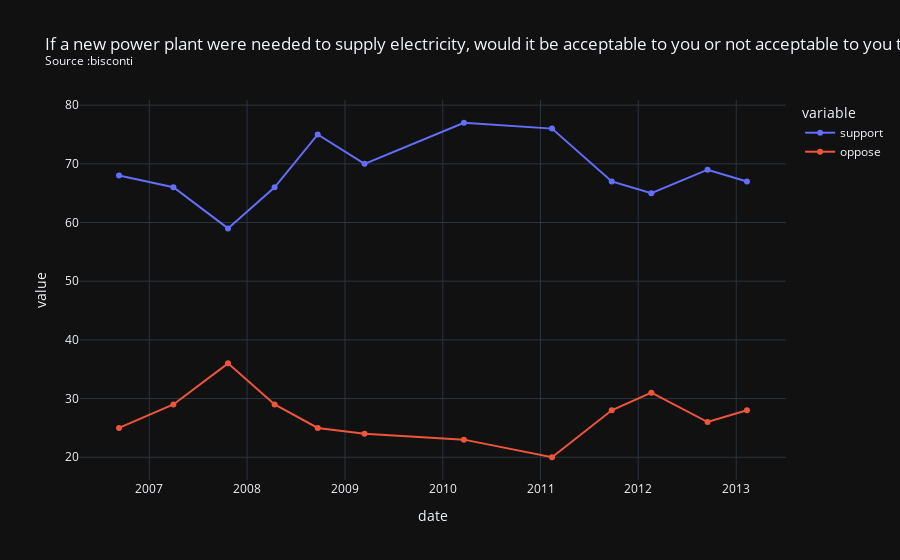

Source (notebook cell):
### Code cell
s4 = r"If a new power plant were needed to supply electricity, would it be acceptable to you or not acceptable to you to add a new reactor at the site of the nearest nuclear power plant that is already operating?"
df8 = df_date[df_date['question'].str.contains(s4)]
df8 = df8.sort_values(by=['date'])
source = df8['firm'].iloc[0]
title = s4 + "<br><sup>Source :" + source + "<sup>"
fig = px.line(df8, x="date", y=["support", "oppose"], title=title, markers=True, template='plotly_dark')
fig.show()

### Figure 1 — Plotly figure (JSON) as saved in the notebook; plotly's stock layout.template omitted (floating-point values rounded to 4 significant figures)
{"data": [{"hovertemplate": "variable=support<br>date=%{x}<br>value=%{y}<extra></extra>", "legendgroup": "support", "line": {"color": "#636efa", "dash": "solid"}, "marker": {"symbol": "circle"}, "mode": "markers+lines", "name": "support", "orientation": "v", "showlegend": true, "type": "scatter", "x": ["2006-09-10T00:00:00", "2007-04-01T00:00:00", "2007-10-22T00:00:00", "2008-04-13T00:00:00", "2008-09-21T00:00:00", "2009-03-15T00:00:00", "2010-03-21T00:00:00", "2011-02-13T00:00:00", "2011-09-24T00:00:00", "2012-02-19T00:00:00", "2012-09-16T00:00:00", "2013-02-10T00:00:00"], "xaxis": "x", "y": [68, 66, 59, 66, 75, 70, 77, 76, 67, 65, 69, 67], "yaxis": "y"}, {"hovertemplate": "variable=oppose<br>date=%{x}<br>value=%{y}<extra></extra>", "legendgroup": "oppose", "line": {"color": "#EF553B", "dash": "solid"}, "marker": {"symbol": "circle"}, "mode": "markers+lines", "name": "oppose", "orientation": "v", "showlegend": true, "type": "scatter", "x": ["2006-09-10T00:00:00", "2007-04-01T00:00:00", "2007-10-22T00:00:00", "2008-04-13T00:00:00", "2008-09-21T00:00:00", "2009-03-15T00:00:00", "2010-03-21T00:00:00", "2011-02-13T00:00:00", "2011-09-24T00:00:00", "2012-02-19T00:00:00", "2012-09-16T00:00:00", "2013-02-10T00:00:00"], "xaxis": "x", "y": [25, 29, 36, 29, 25, 24, 23, 20, 28, 31, 26, 28], "yaxis": "y"}], "layout": {"autosize": true, "legend": {"title": {"text": "variable"}, "tracegroupgap": 0}, "title": {"text": "If a new power plant were needed to supply electricity, would it be acceptable to you or not acceptable to you to add a new reactor at the site of the nearest nuclear power plant that is already operating?<br><sup>Source :bisconti<sup>"}, "xaxis": {"anchor": "y", "autorange": true, "domain": [0, 1], "range": ["2006-04-24 04:26:25.3211", "2013-06-28 19:33:34.6789"], "title": {"text": "date"}, "type": "date"}, "yaxis": {"anchor": "x", "autorange": true, "domain": [0, 1], "range": [15.3, 81.7], "title": {"text": "value"}, "type": "linear"}}}
